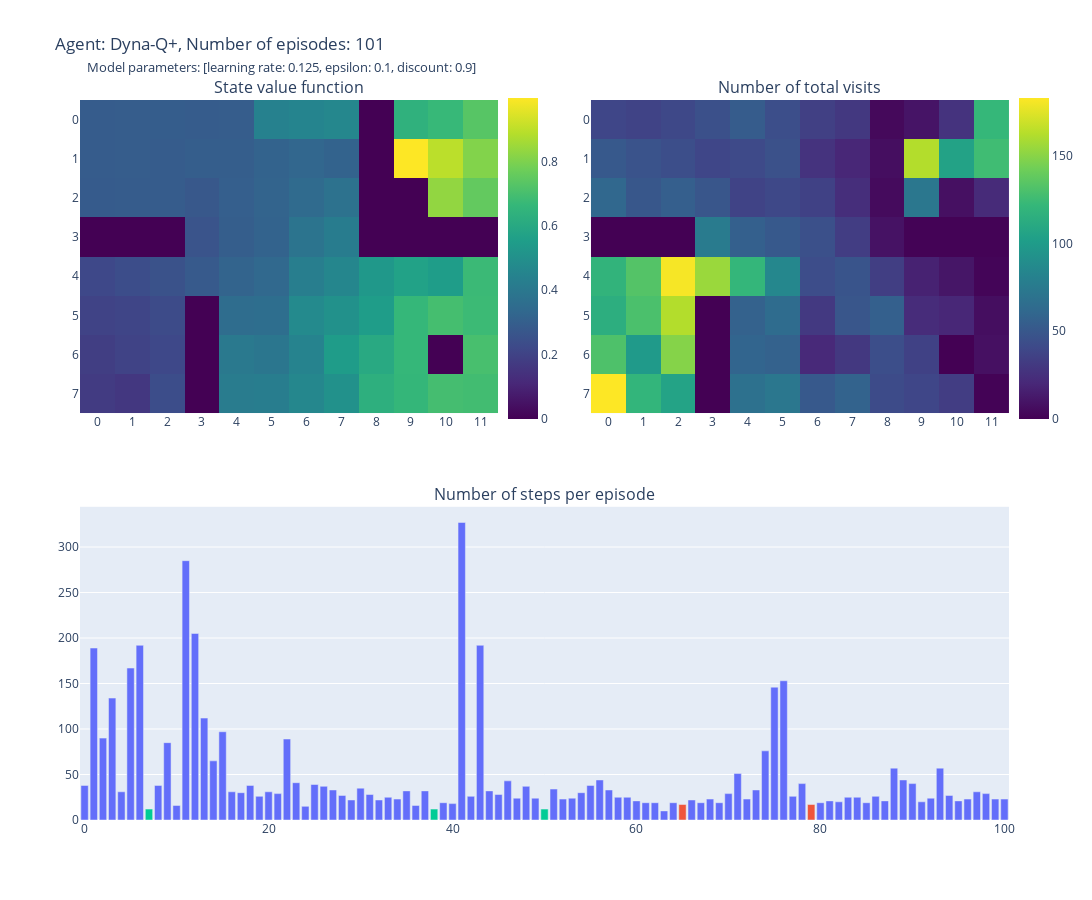
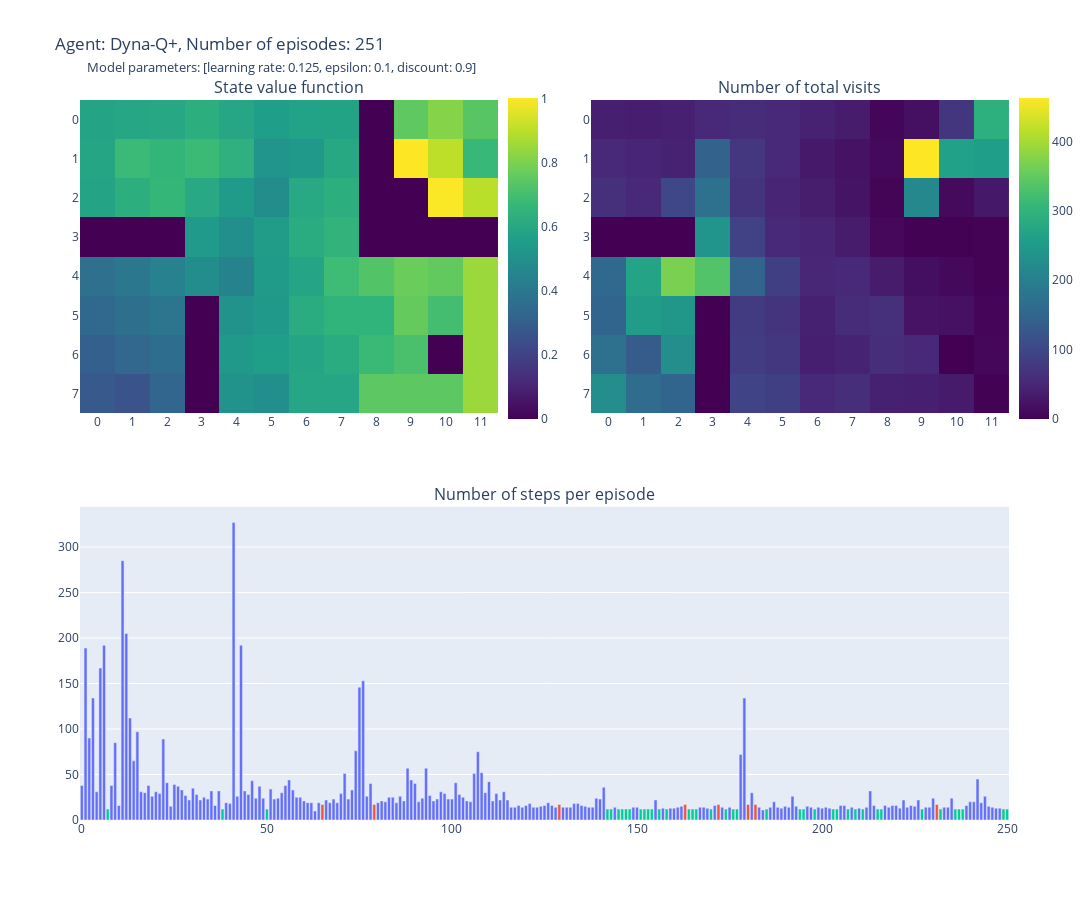
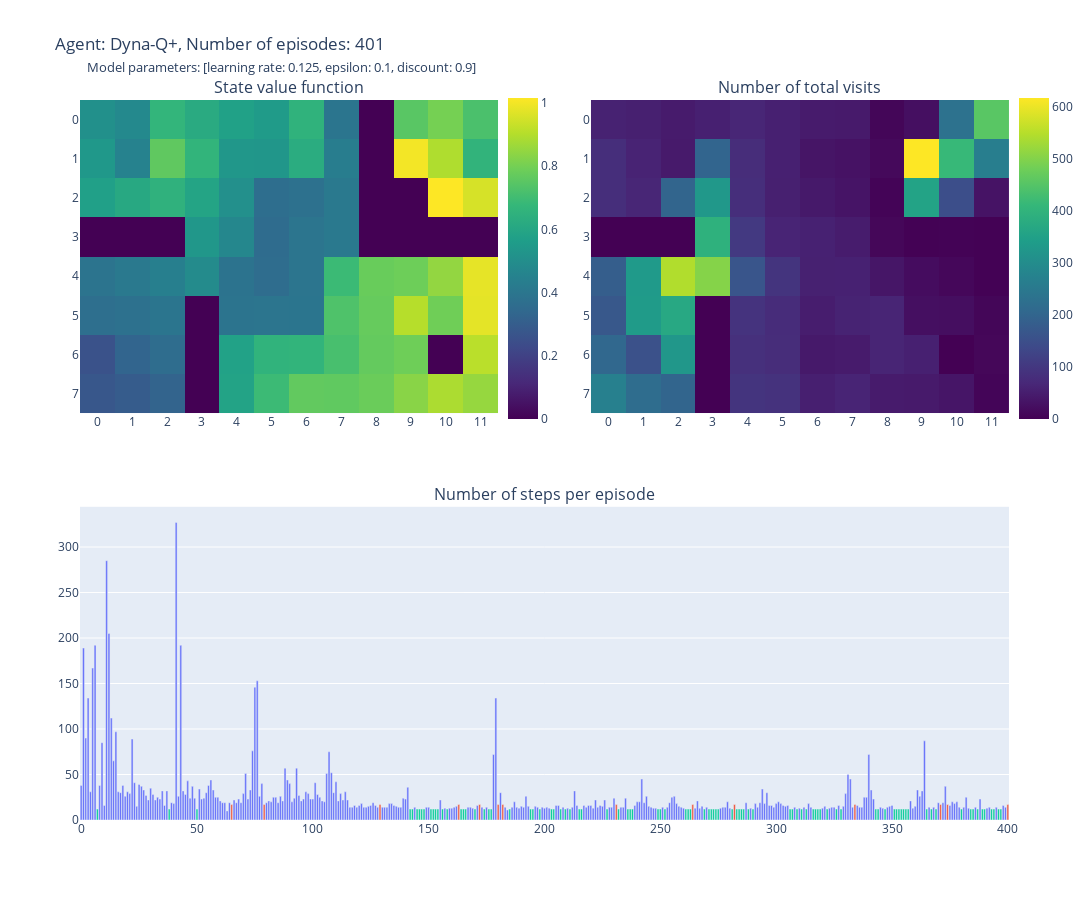

Write notebook code for charts like these, in order.
### Code cell
a = Dyna_Q_plus_Agent(planning_steps=100, epsilon=0.1, gamma=0.9, step_size=0.125)
a.fit(n_episode=401, plot_progxress=[100, 250, 400])

### Figure 1 — Plotly figure (JSON) as saved in the notebook; plotly's stock layout.template omitted (floating-point values rounded to 4 significant figures)
{"data": [{"colorbar": {"len": 0.473, "x": 0.45, "y": 0.78}, "colorscale": [[0, "#440154"], [0.1111, "#482878"], [0.2222, "#3e4989"], [0.3333, "#31688e"], [0.4444, "#26828e"], [0.5556, "#1f9e89"], [0.6667, "#35b779"], [0.7778, "#6ece58"], [0.8889, "#b5de2b"], [1, "#fde725"]], "type": "heatmap", "x": ["0", "1", "2", "3", "4", "5", "6", "7", "8", "9", "10", "11"], "xaxis": "x", "y": ["7", "6", "5", "4", "3", "2", "1", "0"], "yaxis": "y", "z": [[0.1751, 0.1624, 0.2346, 0, 0.4166, 0.4218, 0.4628, 0.5015, 0.6303, 0.6617, 0.6962, 0.6908], [0.1855, 0.2006, 0.2188, 0, 0.4039, 0.3919, 0.4477, 0.5468, 0.6023, 0.6647, 0, 0.7024], [0.2021, 0.2075, 0.2295, 0, 0.3558, 0.3598, 0.4752, 0.504, 0.552, 0.663, 0.6968, 0.679], [0.2186, 0.2362, 0.2542, 0.284, 0.3175, 0.336, 0.4255, 0.4596, 0.5314, 0.5714, 0.5487, 0.6759], [0, 0, 0, 0.2596, 0.2955, 0.3131, 0.3824, 0.4183, 0, 0, 0, 0], [0.2863, 0.2893, 0.2909, 0.2738, 0.2999, 0.3178, 0.3461, 0.375, 0, 0, 0.8314, 0.7537], [0.2907, 0.2932, 0.2878, 0.2965, 0.2958, 0.313, 0.328, 0.3156, 0, 0.9974, 0.8951, 0.8072], [0.2896, 0.2933, 0.2943, 0.2912, 0.2933, 0.4406, 0.4525, 0.4631, 0, 0.6387, 0.6689, 0.7305]]}, {"colorbar": {"len": 0.473, "x": 1, "y": 0.78}, "colorscale": [[0, "#440154"], [0.1111, "#482878"], [0.2222, "#3e4989"], [0.3333, "#31688e"], [0.4444, "#26828e"], [0.5556, "#1f9e89"], [0.6667, "#35b779"], [0.7778, "#6ece58"], [0.8889, "#b5de2b"], [1, "#fde725"]], "type": "heatmap", "x": ["0", "1", "2", "3", "4", "5", "6", "7", "8", "9", "10", "11"], "xaxis": "x2", "y": ["7", "6", "5", "4", "3", "2", "1", "0"], "yaxis": "y2", "z": [[183, 120, 106, 0, 68, 73, 51, 58, 42, 39, 33, 1], [131, 99, 149, 0, 59, 57, 21, 30, 44, 36, 0, 8], [115, 130, 162, 0, 57, 64, 31, 49, 56, 23, 20, 7], [119, 133, 181, 155, 121, 85, 43, 48, 34, 17, 11, 2], [0, 0, 0, 76, 56, 51, 45, 33, 9, 1, 1, 1], [61, 50, 55, 49, 37, 40, 36, 24, 5, 73, 8, 22], [51, 47, 44, 39, 41, 46, 27, 20, 7, 162, 105, 126], [39, 37, 40, 45, 53, 44, 35, 30, 4, 10, 27, 122]]}, {"marker": {"color": ["#636EFA", "#636EFA", "#636EFA", "#636EFA", "#636EFA", "#636EFA", "#636EFA", "#00CC96", "#636EFA", "#636EFA", "#636EFA", "#636EFA", "#636EFA", "#636EFA", "#636EFA", "#636EFA", "#636EFA", "#636EFA", "#636EFA", "#636EFA", "#636EFA", "#636EFA", "#636EFA", "#636EFA", "#636EFA", "#636EFA", "#636EFA", "#636EFA", "#636EFA", "#636EFA", "#636EFA", "#636EFA", "#636EFA", "#636EFA", "#636EFA", "#636EFA", "#636EFA", "#636EFA", "#00CC96", "#636EFA", "#636EFA", "#636EFA", "#636EFA", "#636EFA", "#636EFA", "#636EFA", "#636EFA", "#636EFA", "#636EFA", "#636EFA", "#00CC96", "#636EFA", "#636EFA", "#636EFA", "#636EFA", "#636EFA", "#636EFA", "#636EFA", "#636EFA", "#636EFA", "#636EFA", "#636EFA", "#636EFA", "#636EFA", "#636EFA", "#EF553B", "#636EFA", "#636EFA", "#636EFA", "#636EFA", "#636EFA", "#636EFA", "#636EFA", "#636EFA", "#636EFA", "#636EFA", "#636EFA", "#636EFA", "#636EFA", "#EF553B", "#636EFA", "#636EFA", "#636EFA", "#636EFA", "#636EFA", "#636EFA", "#636EFA", "#636EFA", "#636EFA", "#636EFA", "#636EFA", "#636EFA", "#636EFA", "#636EFA", "#636EFA", "#636EFA", "#636EFA", "#636EFA", "#636EFA", "#636EFA", "#636EFA"]}, "type": "bar", "xaxis": "x3", "y": [38, 189, 90, 134, 31, 167, 192, 12, 38, 85, 16, 285, 205, 112, 65, 97, 31, 30, 38, 26, 31, 29, 89, 41, 15, 39, 37, 33, 27, 22, 35, 28, 22, 25, 23, 32, 16, 32, 12, 19, 18, 327, 26, 192, 32, 28, 43, 24, 37, 24, 12, 34, 23, 24, 30, 38, 44, 33, 25, 25, 21, 19, 19, 10, 19, 17, 22, 19, 23, 19, 29, 51, 23, 33, 76, 146, 153, 26, 40, 17, 19, 21, 20, 25, 25, 19, 26, 21, 57, 44, 40, 20, 24, 57, 27, 21, 23, 31, 29, 23, 23], "yaxis": "y3"}], "layout": {"annotations": [{"font": {"size": 16}, "showarrow": false, "text": "State value function", "x": 0.225, "xanchor": "center", "xref": "paper", "y": 1, "yanchor": "bottom", "yref": "paper"}, {"font": {"size": 16}, "showarrow": false, "text": "Number of total visits", "x": 0.775, "xanchor": "center", "xref": "paper", "y": 1, "yanchor": "bottom", "yref": "paper"}, {"font": {"size": 16}, "showarrow": false, "text": "Number of steps per episode", "x": 0.5, "xanchor": "center", "xref": "paper", "y": 0.435, "yanchor": "bottom", "yref": "paper"}], "height": 900, "title": {"text": "Agent: Dyna-Q+, Number of episodes: 101<br>        <span style='font-size: 13px'>Model parameters: [learning rate: 0.125, epsilon: 0.1, discount: 0.9]</span>"}, "width": 1200, "xaxis": {"anchor": "y", "domain": [0, 0.45]}, "xaxis2": {"anchor": "y2", "domain": [0.55, 1]}, "xaxis3": {"anchor": "y3", "domain": [0, 1]}, "yaxis": {"anchor": "x", "domain": [0.565, 1]}, "yaxis2": {"anchor": "x2", "domain": [0.565, 1]}, "yaxis3": {"anchor": "x3", "domain": [0, 0.435]}}}

### Figure 2 — Plotly figure (JSON) as saved in the notebook; plotly's stock layout.template omitted (floating-point values rounded to 4 significant figures; data arrays with more than 128 entries replaced by an {"elided": "..."} marker saying what was removed)
{"data": [{"colorbar": {"len": 0.473, "x": 0.45, "y": 0.78}, "colorscale": [[0, "#440154"], [0.1111, "#482878"], [0.2222, "#3e4989"], [0.3333, "#31688e"], [0.4444, "#26828e"], [0.5556, "#1f9e89"], [0.6667, "#35b779"], [0.7778, "#6ece58"], [0.8889, "#b5de2b"], [1, "#fde725"]], "type": "heatmap", "x": ["0", "1", "2", "3", "4", "5", "6", "7", "8", "9", "10", "11"], "xaxis": "x", "y": ["7", "6", "5", "4", "3", "2", "1", "0"], "yaxis": "y", "z": [[0.2785, 0.2585, 0.3263, 0, 0.5146, 0.4962, 0.5925, 0.5935, 0.7434, 0.7451, 0.7457, 0.8491], [0.3052, 0.3285, 0.3548, 0, 0.5342, 0.5602, 0.5877, 0.6164, 0.678, 0.7094, 0, 0.8482], [0.3342, 0.365, 0.3952, 0, 0.514, 0.5365, 0.6167, 0.6483, 0.6491, 0.761, 0.6969, 0.8495], [0.3663, 0.3998, 0.4394, 0.4879, 0.4495, 0.5453, 0.5868, 0.6859, 0.7269, 0.7707, 0.7553, 0.8488], [0, 0, 0, 0.541, 0.4952, 0.5466, 0.6184, 0.6508, 0, 0, 0, 0], [0.582, 0.6264, 0.6645, 0.5996, 0.5453, 0.4908, 0.5995, 0.6259, 0, 0, 0.9973, 0.8978], [0.5883, 0.6785, 0.6579, 0.6802, 0.6351, 0.5215, 0.5383, 0.602, 0, 1.002, 0.9036, 0.6718], [0.5827, 0.5919, 0.5953, 0.6282, 0.5936, 0.5562, 0.5736, 0.5786, 0, 0.7496, 0.8154, 0.7358]]}, {"colorbar": {"len": 0.473, "x": 1, "y": 0.78}, "colorscale": [[0, "#440154"], [0.1111, "#482878"], [0.2222, "#3e4989"], [0.3333, "#31688e"], [0.4444, "#26828e"], [0.5556, "#1f9e89"], [0.6667, "#35b779"], [0.7778, "#6ece58"], [0.8889, "#b5de2b"], [1, "#fde725"]], "type": "heatmap", "x": ["0", "1", "2", "3", "4", "5", "6", "7", "8", "9", "10", "11"], "xaxis": "x2", "y": ["7", "6", "5", "4", "3", "2", "1", "0"], "yaxis": "y2", "z": [[228, 163, 150, 0, 93, 88, 53, 61, 42, 40, 34, 1], [172, 134, 227, 0, 82, 76, 40, 45, 61, 53, 0, 8], [150, 253, 244, 0, 81, 70, 42, 57, 62, 24, 21, 7], [157, 268, 368, 335, 147, 88, 50, 53, 36, 18, 11, 2], [0, 0, 0, 239, 90, 53, 47, 36, 9, 1, 1, 2], [62, 52, 100, 172, 70, 47, 37, 25, 5, 216, 12, 30], [52, 48, 44, 146, 73, 52, 32, 22, 11, 463, 263, 257], [40, 38, 41, 52, 58, 51, 44, 35, 6, 20, 72, 292]]}, {"marker": {"color": {"elided": "251 str values"}}, "type": "bar", "xaxis": "x3", "y": {"elided": "251 int values"}, "yaxis": "y3"}], "layout": {"annotations": [{"font": {"size": 16}, "showarrow": false, "text": "State value function", "x": 0.225, "xanchor": "center", "xref": "paper", "y": 1, "yanchor": "bottom", "yref": "paper"}, {"font": {"size": 16}, "showarrow": false, "text": "Number of total visits", "x": 0.775, "xanchor": "center", "xref": "paper", "y": 1, "yanchor": "bottom", "yref": "paper"}, {"font": {"size": 16}, "showarrow": false, "text": "Number of steps per episode", "x": 0.5, "xanchor": "center", "xref": "paper", "y": 0.435, "yanchor": "bottom", "yref": "paper"}], "height": 900, "title": {"text": "Agent: Dyna-Q+, Number of episodes: 251<br>        <span style='font-size: 13px'>Model parameters: [learning rate: 0.125, epsilon: 0.1, discount: 0.9]</span>"}, "width": 1200, "xaxis": {"anchor": "y", "domain": [0, 0.45]}, "xaxis2": {"anchor": "y2", "domain": [0.55, 1]}, "xaxis3": {"anchor": "y3", "domain": [0, 1]}, "yaxis": {"anchor": "x", "domain": [0.565, 1]}, "yaxis2": {"anchor": "x2", "domain": [0.565, 1]}, "yaxis3": {"anchor": "x3", "domain": [0, 0.435]}}}

### Figure 3 — Plotly figure (JSON) as saved in the notebook; plotly's stock layout.template omitted (floating-point values rounded to 4 significant figures; data arrays with more than 128 entries replaced by an {"elided": "..."} marker saying what was removed)
{"data": [{"colorbar": {"len": 0.473, "x": 0.45, "y": 0.78}, "colorscale": [[0, "#440154"], [0.1111, "#482878"], [0.2222, "#3e4989"], [0.3333, "#31688e"], [0.4444, "#26828e"], [0.5556, "#1f9e89"], [0.6667, "#35b779"], [0.7778, "#6ece58"], [0.8889, "#b5de2b"], [1, "#fde725"]], "type": "heatmap", "x": ["0", "1", "2", "3", "4", "5", "6", "7", "8", "9", "10", "11"], "xaxis": "x", "y": ["7", "6", "5", "4", "3", "2", "1", "0"], "yaxis": "y", "z": [[0.2756, 0.2961, 0.3256, 0, 0.5857, 0.692, 0.7672, 0.7636, 0.7823, 0.8331, 0.8883, 0.8539], [0.2597, 0.3293, 0.3593, 0, 0.5822, 0.6573, 0.6647, 0.7148, 0.7702, 0.7912, 0, 0.9115], [0.3689, 0.3765, 0.396, 0, 0.3888, 0.3933, 0.396, 0.7298, 0.7739, 0.9046, 0.7918, 0.9769], [0.3896, 0.4117, 0.4394, 0.4861, 0.3862, 0.3583, 0.3945, 0.6901, 0.7791, 0.7882, 0.8487, 0.9794], [0, 0, 0, 0.5362, 0.4712, 0.3562, 0.3941, 0.4133, 0, 0, 0, 0], [0.575, 0.6116, 0.6507, 0.5905, 0.5064, 0.3656, 0.3763, 0.4128, 0, 0, 1.016, 0.9551], [0.541, 0.4516, 0.7617, 0.6626, 0.5368, 0.5323, 0.626, 0.4311, 0, 1.001, 0.894, 0.661], [0.5088, 0.4793, 0.6664, 0.6191, 0.5765, 0.5534, 0.6535, 0.396, 0, 0.7489, 0.802, 0.7208]]}, {"colorbar": {"len": 0.473, "x": 1, "y": 0.78}, "colorscale": [[0, "#440154"], [0.1111, "#482878"], [0.2222, "#3e4989"], [0.3333, "#31688e"], [0.4444, "#26828e"], [0.5556, "#1f9e89"], [0.6667, "#35b779"], [0.7778, "#6ece58"], [0.8889, "#b5de2b"], [1, "#fde725"]], "type": "heatmap", "x": ["0", "1", "2", "3", "4", "5", "6", "7", "8", "9", "10", "11"], "xaxis": "x2", "y": ["7", "6", "5", "4", "3", "2", "1", "0"], "yaxis": "y2", "z": [[270, 218, 198, 0, 94, 89, 53, 62, 46, 44, 36, 7], [206, 154, 325, 0, 85, 78, 42, 45, 63, 55, 0, 10], [170, 336, 370, 0, 91, 77, 49, 59, 63, 24, 22, 8], [184, 333, 545, 502, 163, 94, 56, 57, 37, 20, 11, 2], [0, 0, 0, 394, 103, 62, 57, 48, 10, 2, 3, 2], [82, 65, 198, 327, 82, 54, 42, 34, 6, 356, 148, 32], [80, 60, 44, 200, 78, 55, 35, 30, 14, 617, 414, 263], [58, 54, 46, 55, 65, 55, 46, 44, 8, 25, 233, 455]]}, {"marker": {"color": {"elided": "401 str values"}}, "type": "bar", "xaxis": "x3", "y": {"elided": "401 int values"}, "yaxis": "y3"}], "layout": {"annotations": [{"font": {"size": 16}, "showarrow": false, "text": "State value function", "x": 0.225, "xanchor": "center", "xref": "paper", "y": 1, "yanchor": "bottom", "yref": "paper"}, {"font": {"size": 16}, "showarrow": false, "text": "Number of total visits", "x": 0.775, "xanchor": "center", "xref": "paper", "y": 1, "yanchor": "bottom", "yref": "paper"}, {"font": {"size": 16}, "showarrow": false, "text": "Number of steps per episode", "x": 0.5, "xanchor": "center", "xref": "paper", "y": 0.435, "yanchor": "bottom", "yref": "paper"}], "height": 900, "title": {"text": "Agent: Dyna-Q+, Number of episodes: 401<br>        <span style='font-size: 13px'>Model parameters: [learning rate: 0.125, epsilon: 0.1, discount: 0.9]</span>"}, "width": 1200, "xaxis": {"anchor": "y", "domain": [0, 0.45]}, "xaxis2": {"anchor": "y2", "domain": [0.55, 1]}, "xaxis3": {"anchor": "y3", "domain": [0, 1]}, "yaxis": {"anchor": "x", "domain": [0.565, 1]}, "yaxis2": {"anchor": "x2", "domain": [0.565, 1]}, "yaxis3": {"anchor": "x3", "domain": [0, 0.435]}}}
